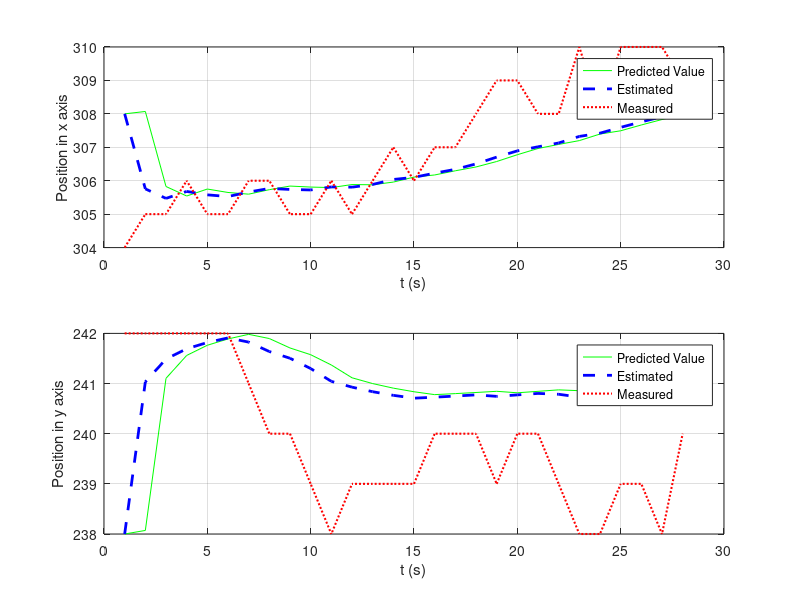

MATLAB code for this plot:
function vehicleTracking()

close all;
clear all;
clc;
%% testing with two dimension

% Define the system
N = 28; % number of time steps
t = 1:28; % time vector (s)


dt = 4/15; % Sampling time (s)
% t = dt*(1:N); % time vector (s)
F = [ 
       1, 0, dt, 0;
       0, 1, 0, dt;
       0, 0, 1, 0
       0, 0, 0, 1
    
    ]; % system matrix - state

H = eye(4);
% H = [
%         1, 0, 0, 0; 
%         0, 1, 0, 0;
%      ]; % observation matrix
Q = [   0, 0, 0, 0;
        0, 0, 0, 0;
        0, 0, 0, 0;
        0, 0, 0, 0
        ]; % process noise covariance
    
I = eye(4); % identity matrix
% Define the initial position and velocity                              
Pox = 308; % position in x direction
Poy = 238; % position in y 

%observation input
xt = [ 
          304  242 0 0;
          305  242 0 0;
          305  242 0 0;
          306  242 0 0;
          305  242 0 0;
          305  242 0 0;
          306  241 0 0;
          306  240 0 0;
          305  240 0 0;
          305  239 0 0;
          306  238 0 0;
          305  239 0 0;
          306  239 0 0;
          307  239 0 0;
          306  239 0 0;
          307  240 0 0;
          307  240 0 0;
          308  240 0 0;
          309  239 0 0;
          309  240 0 0;
          308  240 0 0;
          308  239 0 0;
          310  238 0 0;
          308  238 0 0;
          310  239 0 0;
          310  239 0 0;
          310  238 0 0;
          309  240 0 0;
      ];

 xt = transpose(xt);

% uncertainty matric associated with a noisy set of measurement
deltaPox = 4;
deltaPoy = 4;
R = [   
        16, 0, 0, 0;
        0, 16, 0, 0;
        0, 0, 16, 0;
        0, 0, 0, 16
     ];

% process error in process covariance matrice
deltaPx = 7; % the stadard deviation of Position in x direction
deltaPy = 7; % the stadard deviation of Position in y direction


%compute for measurement input

z = H * xt; % noisy measurement

%% Perform the Kalman filter estimation
% Initialize the state vector (estimated state)
x = zeros(4, N); % Estimated state vector
x(:, 1) = [ Pox; Poy; 4/15 ; 4/15 ]; % Guess for initial statex

% Initialize the covariance matrix
P = [   
        deltaPx^2, 0, 0, 0;
        0, deltaPy^2, 0, 0;
        0, 0, 0, 0;
        0, 0, 0, 0
     ]; % Covariance for initial state error

% Loop through and perform the Kalman filter equations recursively
predicted_val = zeros(4, N);
predicted_val(:, 1 )= [Pox; Poy; 0; 0];

for k = 2:N
 % Predict the state vector
 x(:, k) = F*x(:, k-1) ;

 predicted_val(:, k ) = x(:, k) ;
 
 
 
 % Predict the covariance
 
 P = F*P*F' + Q;
 
 %P = [P(1,1),0; 0, P(2,2)];
 
 
 % Calculate the Kalman gain matrix
 
 K = P*H'/(H*P*H' + R);
 K
 
 % Update the state vector

 pred = x(:,k);
 pred
 x(:,k) = x(:,k) + K*(z(:,k) - H*x(:,k));

 update = x(:,k);
 
 update
 % Update the covariance
 P = (I - K*H)*P;
 
 
end

%% Plot the results



for i=1: length(x)
    es = x(:,i);
    pre = predicted_val(:,i);
    mes = z(:, i);
    plot(es(1),es(2),'x','LineWidth',2,'Color','red');hold on
    plot(pre(1),pre(2),'x','LineWidth',1,'Color','green'); hold on
    plot(mes(1),mes(2),'x','LineWidth',1,'Color','blue'); hold on
end

z
(predicted_val)

(x)

% Plot the states
  figure(1);
  subplot(211);
  plot(t, (predicted_val(1,:)), 'g-', t, (x(1,:)), 'b--', 'LineWidth', 2);
   hold on; plot(t, z(1,:), 'r:', 'LineWidth', 1.5)
  xlabel('t (s)'); ylabel('Position in x axis'); grid on;
  legend('Predicted Value', 'Estimated','Measured');
  subplot(212);
  plot(t, (predicted_val(2,:)), 'g-', t, (x(2,:)), 'b--', 'LineWidth', 2);
   hold on; plot(t, z(2,:), 'r:', 'LineWidth', 1.5)
  xlabel('t (s)'); ylabel('Position in y axis'); grid on;
  legend('Predicted Value', 'Estimated','Measured');




end
